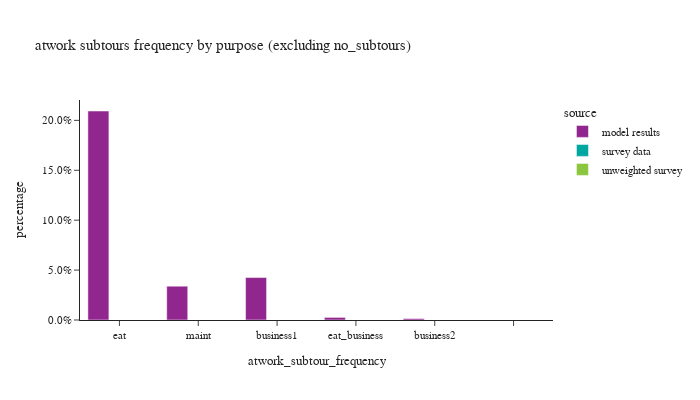

The code cell stored with this chart in its notebook:
### Code cell
df_plot = work_tour.groupby(['source','atwork_subtour_frequency'])['tour_weight'].sum().reset_index()
df_plot['percentage'] = df_plot.groupby(['source'], group_keys=False)['tour_weight']. \
    apply(lambda x: x / float(x.sum()))
fig1 = px.bar(df_plot.loc[df_plot['atwork_subtour_frequency']!='no_subtours'], x='atwork_subtour_frequency', y="percentage", color="source", barmode="group",
              category_orders={"atwork_subtour_frequency": ['no_subtours','eat','maint','business1','eat_business','business2']},
              title="atwork subtours frequency by purpose (excluding no_subtours)")
fig1.for_each_annotation(lambda a: a.update(text = a.text.split("=")[-1]))
fig1.update_layout(height=400, width=700, font=dict(size=11), yaxis=dict(tickformat=".1%"))
fig1.show()

### Figure 1 — Plotly figure (JSON) as saved in the notebook; plotly's stock layout.template omitted (floating-point values rounded to 4 significant figures)
{"data": [{"alignmentgroup": "True", "hovertemplate": "source=model results<br>atwork_subtour_frequency=%{x}<br>percentage=%{y}<extra></extra>", "legendgroup": "model results", "marker": {"color": "#91268F", "pattern": {"shape": ""}}, "name": "model results", "offsetgroup": "model results", "orientation": "v", "showlegend": true, "textposition": "auto", "type": "bar", "x": ["eat", "business1", "maint", "business2", "eat_business", ""], "xaxis": "x", "y": [0.2094, 0.04255, 0.03386, 0.001392, 0.002591, 0.0], "yaxis": "y"}, {"alignmentgroup": "True", "hovertemplate": "source=survey data<br>atwork_subtour_frequency=%{x}<br>percentage=%{y}<extra></extra>", "legendgroup": "survey data", "marker": {"color": "#00A7A0", "pattern": {"shape": ""}}, "name": "survey data", "offsetgroup": "survey data", "orientation": "v", "showlegend": true, "textposition": "auto", "type": "bar", "x": ["eat", "business1", "maint", "business2", "eat_business", ""], "xaxis": "x", "y": [null, null, null, null, null, null], "yaxis": "y"}, {"alignmentgroup": "True", "hovertemplate": "source=unweighted survey<br>atwork_subtour_frequency=%{x}<br>percentage=%{y}<extra></extra>", "legendgroup": "unweighted survey", "marker": {"color": "#8CC63E", "pattern": {"shape": ""}}, "name": "unweighted survey", "offsetgroup": "unweighted survey", "orientation": "v", "showlegend": true, "textposition": "auto", "type": "bar", "x": ["eat", "business1", "maint", "business2", "eat_business", ""], "xaxis": "x", "y": [null, null, null, null, null, null], "yaxis": "y"}], "layout": {"barmode": "group", "font": {"size": 11}, "height": 400, "legend": {"title": {"text": "source"}, "tracegroupgap": 0}, "title": {"text": "atwork subtours frequency by purpose (excluding no_subtours)"}, "width": 700, "xaxis": {"anchor": "y", "categoryarray": ["no_subtours", "eat", "maint", "business1", "eat_business", "business2"], "categoryorder": "array", "domain": [0.0, 1.0], "title": {"text": "atwork_subtour_frequency"}}, "yaxis": {"anchor": "x", "domain": [0.0, 1.0], "tickformat": ".1%", "title": {"text": "percentage"}}}}
